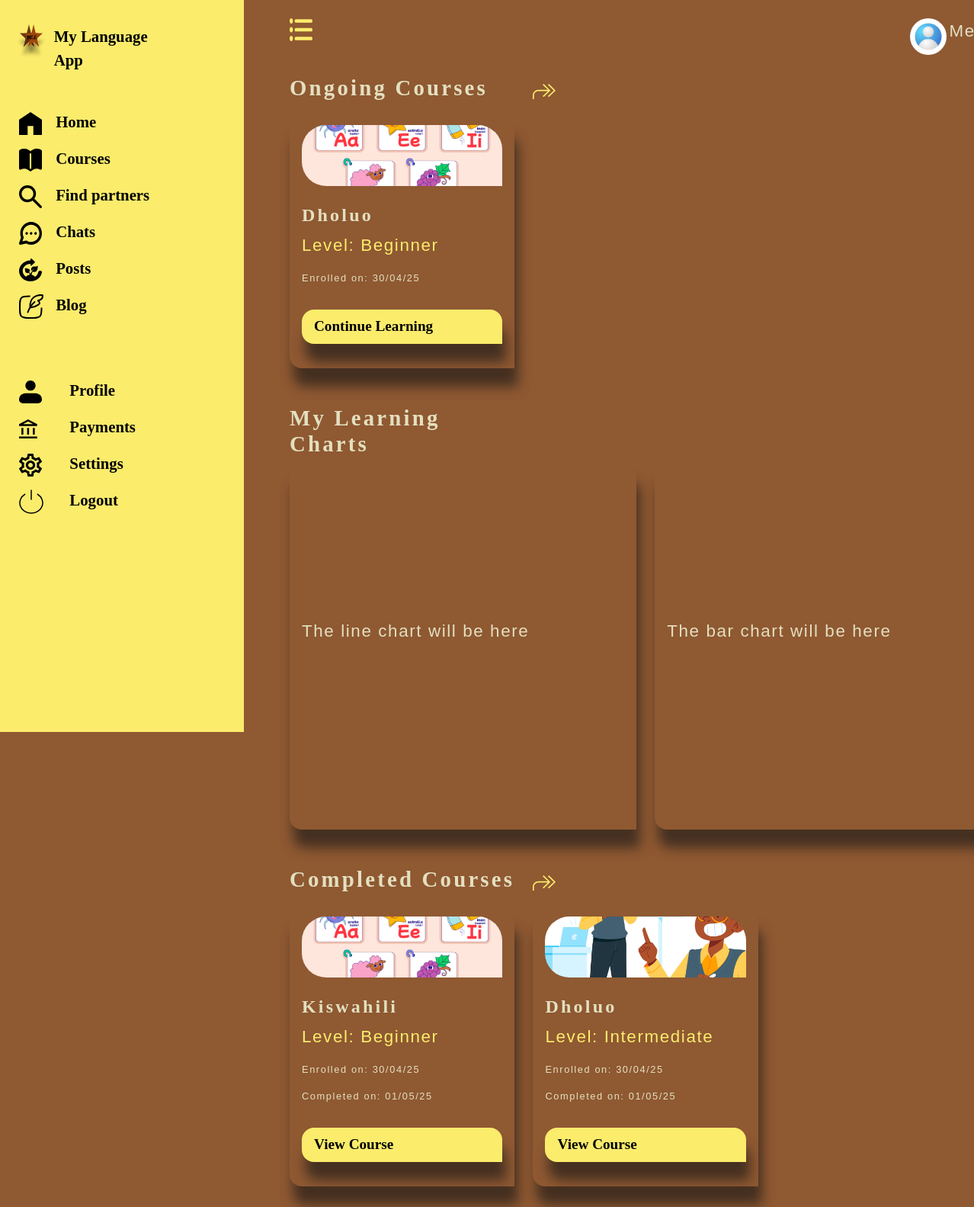
Before: /dashboard/ (signed in) with the older database file.
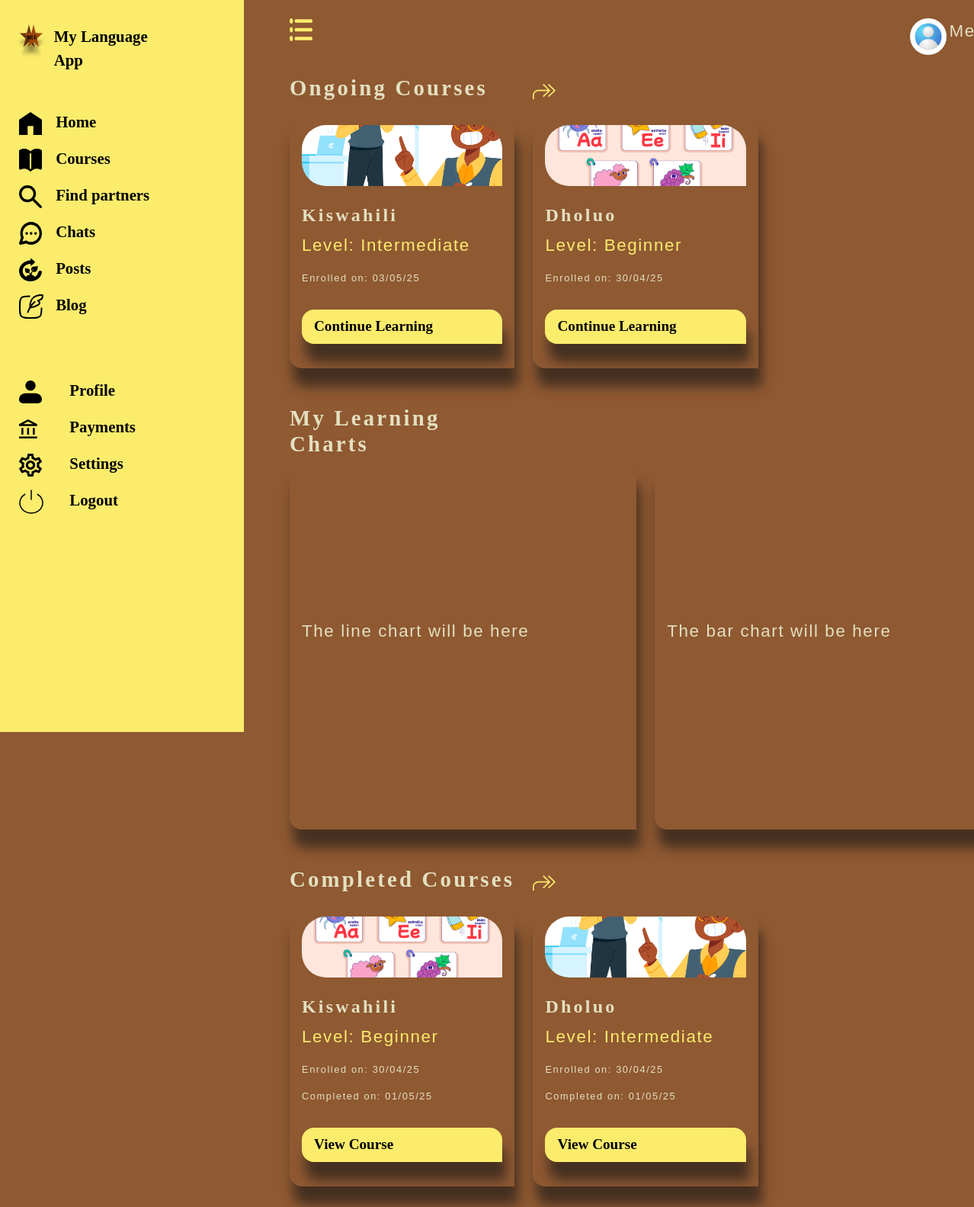
After: the same page with the newer database file.
### lang_app/models.py (models this page shows, shortened)
class EnrolledCourses(models.Model):
    course_name=models.ForeignKey(Course,on_delete=models.CASCADE, related_name='courses')
    course_level =models.CharField(choices=LEVEL_CHOICES, max_length=255, default='beginner')
    student=models.ForeignKey(MyUser,on_delete=models.CASCADE, related_name='students')
    enrolment_date=models.DateTimeField(auto_now_add=True)
    is_enrolled=models.BooleanField(default=False)
    is_completed=models.BooleanField(default=False)
    completion_date=models.DateTimeField(blank=True, null=True)
    slug = AutoSlugField(populate_from=enroll_slug_populate, unique=True, always_update=False, editable=False)
    class Meta:
        unique_together = ('student', 'course_name', 'course_level')

class Course(models.Model):
    course_name=models.CharField(max_length=255)
    course_level=models.CharField(choices=LEVEL_CHOICES, max_length=255, default='beginner')
    instructor_name=models.CharField(max_length=255)
    difficulty = models.IntegerField(choices=DIFFICULTY_CHOICES, default=1)
    slug = AutoSlugField(populate_from=course_slug_populate, unique=True, always_update=False, editable=False)
    class Meta:
        ordering = ['course_name','difficulty']

### lang_app/views.py (the view)
# urls.py: path('dashboard/', views.main_dashboard, name='dashboard'),
@login_required
def main_dashboard(request):
    enrolled_courses=EnrolledCourses.objects.filter(student=request.user,is_completed=False).order_by('-enrolment_date')[:3]
    completed_courses = EnrolledCourses.objects.filter(student=request.user,is_completed=True).order_by('-enrolment_date')[:3]
    context={"enrolled_courses":enrolled_courses, "completed_courses":completed_courses}
    return render(request, 'main-dashboard.html', context)

### lang_app/templates/main-dashboard.html
{% extends 'dashboard-base.html' %}
{% load static %}
{% block content %}
    <section>
    <a href="{% url 'ongoing-courses' %}">
        <div class="row align-items-center mb-3">
            <h3 class="col-md-4">Ongoing Courses</h3>
            <div class="col-md-1">
                 <img src="{% static 'images/more-btn.svg' %}" alt="view-all-ongoing-courses" class="img-fluid">
            </div>
        </div>
    </a>
    <div class="row mt-1 blogs">
    {% for enrolled in enrolled_courses %}
    <div class="col-md-4 justify-content-between mb-5">
    <div class="course-items">
        {% if enrolled.course_level == 'beginner' %}
             <img src="{% static 'images/beginner-level.jpg' %}" alt="course-image" class="img-fluid course-image">
        {% elif enrolled.course_level == 'intermediate' %}
             <img src="{% static 'images/intermediate-level.jpg' %}" alt="course-image" class="img-fluid course-image">
        {% elif enrolled.course_level == 'advanced' %}
             <img src="{% static 'images/advanced-level.jpg' %}" alt="course-image" class="img-fluid course-image">
        {% endif %}
          <h2 class="mt-4">{{ enrolled.course_name.course_name|capfirst }}</h2>
          <p class="a-link">Level: {{ enrolled.course_level|capfirst }}</p>
          <p class="small-date">Enrolled on: {{ enrolled.enrolment_date|date:'d/m/y' }}</p>
          <a href="{% url 'course-modules' enrolled.slug %}" class="sign-in-btn-new mt-3">Continue Learning</a>
    </div>
        </div>
        {% empty %}
        <p>You have no ongoing course at the moment</p>
    {% endfor %}
    </div>
     <h3 class="col-md-4">My Learning Charts</h3>
    <div class="row mt-1 blogs">
    <div class="col-md-6 justify-content-between mb-5">
    <div class="course-items charts">
       <p>The line chart will be here</p>
    </div>
    </div>
     <div class="col-md-6 justify-content-between mb-5">
    <div class="course-items charts">
       <p>The bar chart will be here</p>
    </div>
    </div>
    </div>
<a href="{% url 'completed-courses' %}">
        <div class="row align-items-center mb-3">
            <h3 class="col-md-4">Completed Courses</h3>
           <div class="col-md-1">
                 <img src="{% static 'images/more-btn.svg' %}" alt="view-all-ongoing-courses" class="img-fluid">
            </div>
        </div>
    </a>
    <div class="row mt-1 blogs">
    {% for enrolled in completed_courses %}
    <div class="col-md-4 justify-content-between mb-5">
    <div class="course-items">
        {% if enrolled.course_level == 'beginner' %}
             <img src="{% static 'images/beginner-level.jpg' %}" alt="course-image" class="img-fluid course-image">
        {% elif enrolled.course_level == 'intermediate' %}
             <img src="{% static 'images/intermediate-level.jpg' %}" alt="course-image" class="img-fluid course-image">
        {% elif enrolled.course_level == 'advanced' %}
             <img src="{% static 'images/advanced-level.jpg' %}" alt="course-image" class="img-fluid course-image">
        {% endif %}
          <h2 class="mt-4">{{ enrolled.course_name.course_name|capfirst }}</h2>
          <p class="a-link">Level: {{ enrolled.course_level|capfirst }}</p>
          <p class="small-date">Enrolled on: {{ enrolled.enrolment_date|date:'d/m/y' }}</p>
          <p class="small-date">Completed on: {{ enrolled.completion_date|date:'d/m/y' }}</p>
          <a href="{% url 'course-modules' enrolled.slug %}" class="sign-in-btn-new mt-3">View Course</a>
    </div>
        </div>
        {% empty %}
        <p>No courses have been completed yet</p>
    {% endfor %}
    </div>
    </section>
{% endblock %}

Changed rows visible on the page:
added EnrolledCourses: course_name.course_name "Kiswahili", course_level "Intermediate", enrolment_date "03/05/25", shown under "Ongoing Courses"
